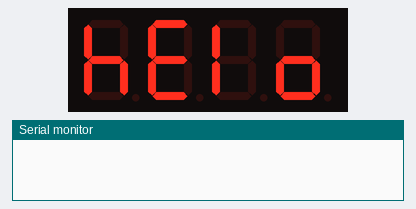
The sketch below on a simulated Arduino Uno, built with avr-gcc and run on an emulated ATmega328P. Parts: 4-digit seven-segment display, the last lines printed to the serial monitor.

Above: at 0.1 s.
At 5.07 s:
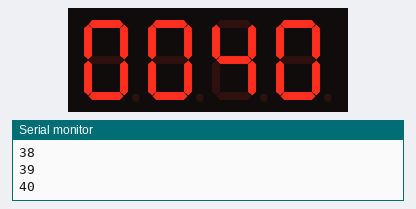
At 10.0 s:
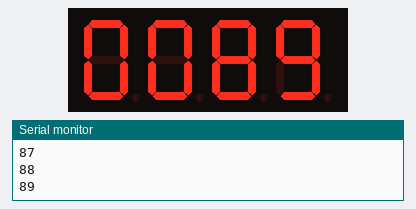
At 19.97 s:
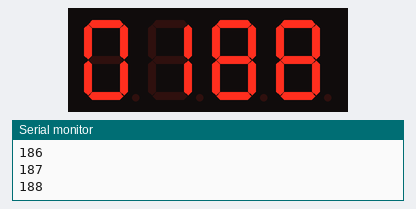
At 29.94 s:
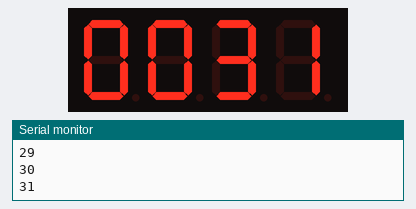
At 39.92 s:
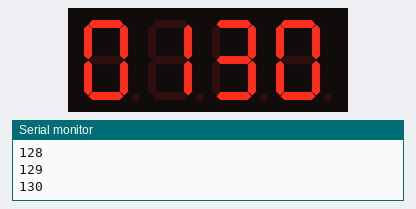

The sketch:

stopwatch_tm1650.ino
```cpp
#include "Wire.h"
#include <TM1650.h>

// connect your 4-digit display up to A4 and A5
#define DS3231_I2C_ADDRESS 0x68

TM1650 d;

char time_array[5] = "hElo";
byte counter = 0;

void setup()
{
  Wire.begin();
  Serial.begin(9600);
  d.init();
  d.setBrightness(TM1650_MIN_BRIGHT);
  d.displayOn();
  d.displayString(time_array);
  delay(1000);
}

void loop() {
  time_array[0] = char(48 + (counter/1000 % 10));
  time_array[1] = char(48 + (counter/100 % 10));
  time_array[2] = char(48 + (counter/10 % 10));
  time_array[3] = char(48 + (counter % 10));
//  if (counter % 2)
//     d.controlPosition(3, 8); // this turns on the colon between the digits
//  else d.controlPosition(3, 0);
  d.displayString(time_array);
  Serial.println(counter);
  delay(100);
  counter++;
}
```
